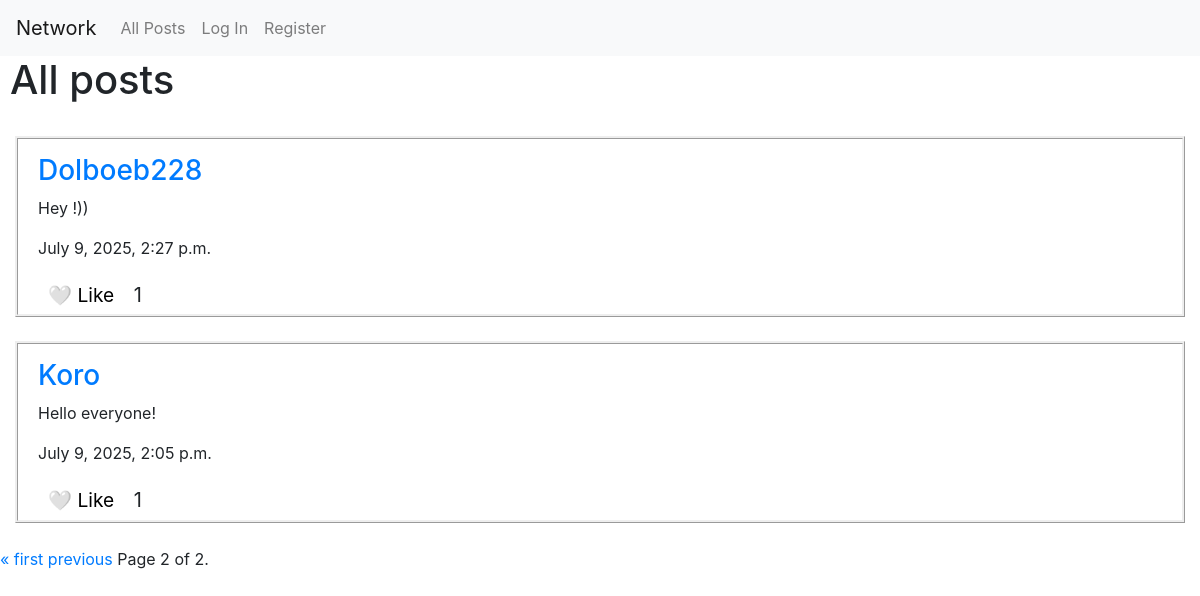
Screenshot of /?page=2 with the database file from the repository.
### network/models.py (models this page shows, shortened)
class Post(models.Model):
    user = models.ForeignKey(User, on_delete=models.CASCADE, blank = True, null=True, related_name = 'poster')
    post_text = models.CharField(max_length = 1000)
    time = models.DateTimeField(default= timezone.now)
    like_counter = models.IntegerField(default=0)

class User(AbstractUser):
    pass

### network/views.py (the view)
# urls.py: path("", views.index, name="index"),
def index(request):
    user = request.user
    if request.method=="POST":
        post_text = request.POST["new_post"]
        post = Post(user = user, post_text = post_text)
        post.save()
    posts = Post.objects.all().order_by('-time')
    paginator = Paginator(posts, 10)
    page_number = request.GET.get('page')
    page_obj = paginator.get_page(page_number)
    return render(request, "network/index.html",
                  {
                      'posts' : posts,
                      'user' : user,
                      'page_obj' : page_obj,
                  })

### network/templates/network/index.html (shortened to what this page needs)
{% extends "network/layout.html" %}
{% load static %}
{% block body %}
    <h1 class = 'n_header'>All posts</h1>
         <br>
            {% for post in page_obj %}
            <div class = 'new_post_div'>
                <div id = 'post-txt' class = 'new_post_cap' data-post-id = "{{ post.id }}">
                    <h3 class = 'post_user'><a class = 'link' href = '/profile/{{post.user}}'>{{post.user}}</a></h3>
                    <p class = 'post_text'>{{post.post_text}}</p>
                    <p class = 'post_time'>{{post.time}}<p>
                    <div ><button class="like-btn" data-post-id="{{ post.id }}" data-liked="{{ post.is_liked|yesno:'true,false' }}">
                            {{ post.is_liked|yesno:"❤️ Unlike,🤍 Like" }}
                        </button>
                        <span class="like-count">{{ post.like_counter }}</span>
                    </div>
                </div>
            </div>
            <br>
            {% endfor %}
            <div class="pagination">
    <span class="step-links">
        {% if page_obj.has_previous %}
            <a href="?page=1">&laquo; first</a>
            <a href="?page={{ page_obj.previous_page_number }}">previous</a>
        {% endif %}
        <span class="current">
            Page {{ page_obj.number }} of {{ page_obj.paginator.num_pages }}.
        </span>
    </span>
</div>
{% endblock %}

### network/static/network/styles.css (style rules this page uses)
.new_post_div { border-style: ridge; margin-left: 15px; margin-right: 15px; }
.new_post_cap { margin-left: 20px; margin-top: 15px; justify-content: center; }
.n_header { margin-left: 10px; }
.like-count { font-size: 20px; margin-left: 5px }
.like-btn { background: none; border: none; cursor: pointer; font-size: 1.2em; transition: all 0.2s; padding: 5px 10px; border-radius: 5px; }

### rows the page displays
Post: user "Dolboeb228", post_text "Hey !))", time "July 9, 2025, 2:27 p.m.", is_liked "🤍 Like", like_counter "1"
Post: user "Koro", post_text "Hello everyone!", time "July 9, 2025, 2:05 p.m.", is_liked "🤍 Like", like_counter "1"

### other values shown
{{ page_obj.number }} "2"
{{ page_obj.paginator.num_pages }} "2"
